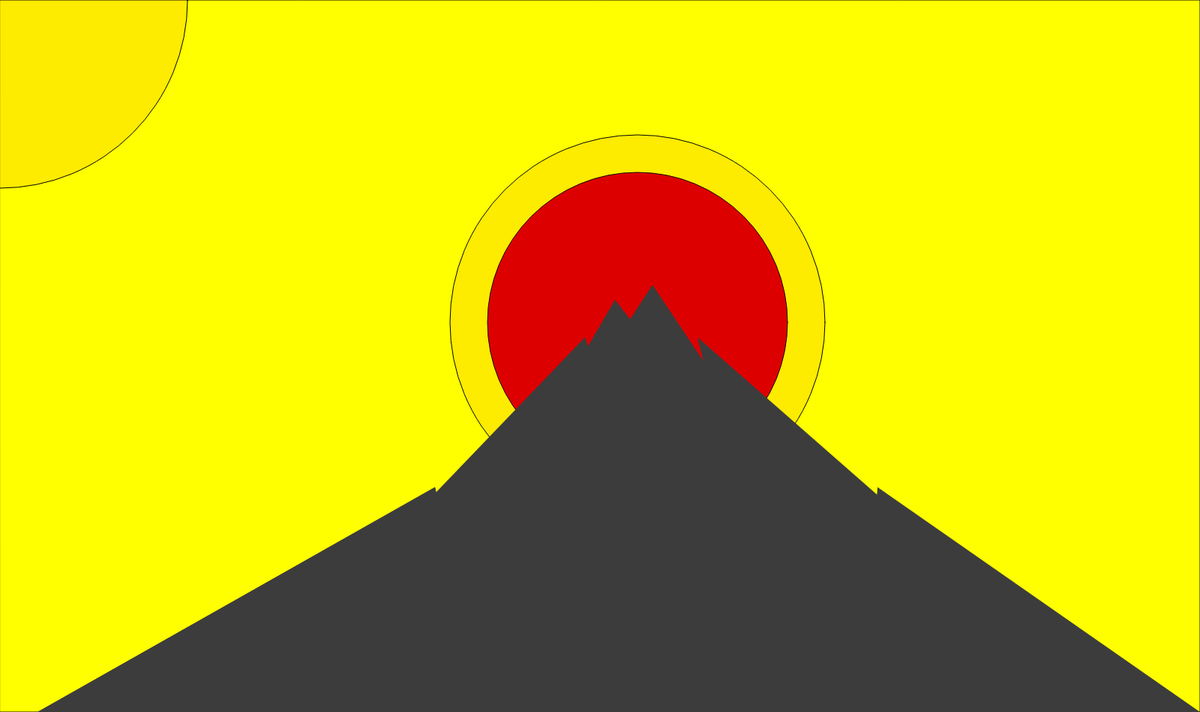
Frame 1 (no input)
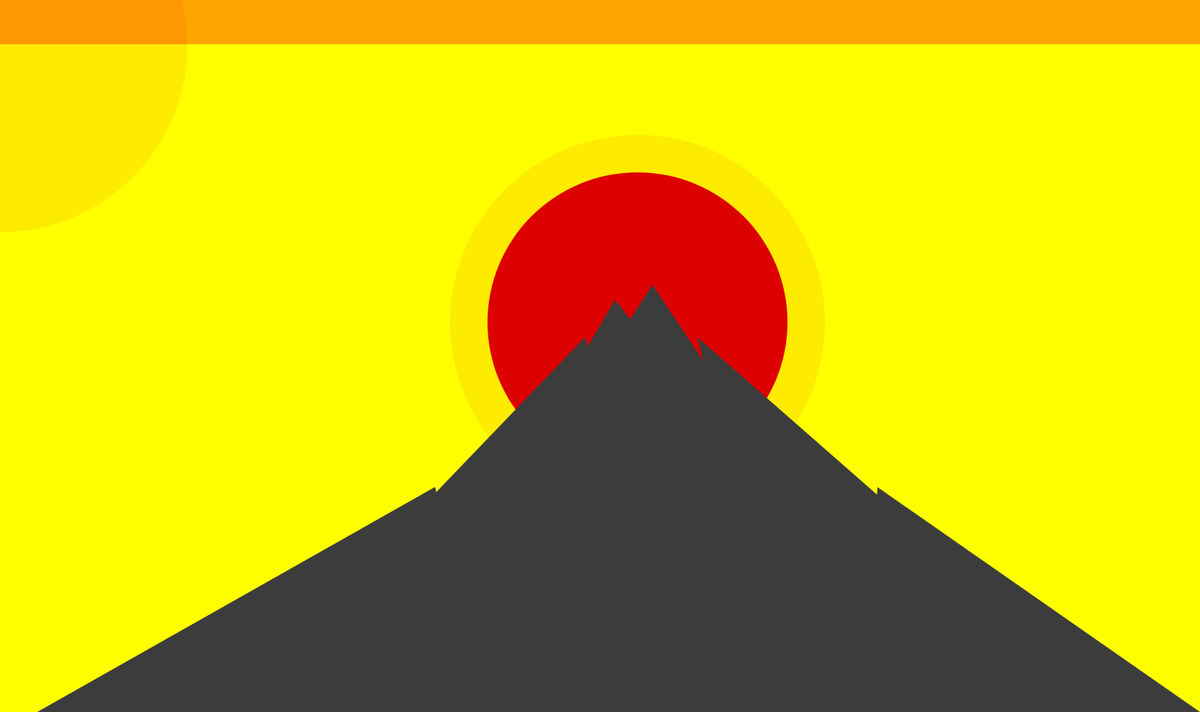
Frame 60 (no input)
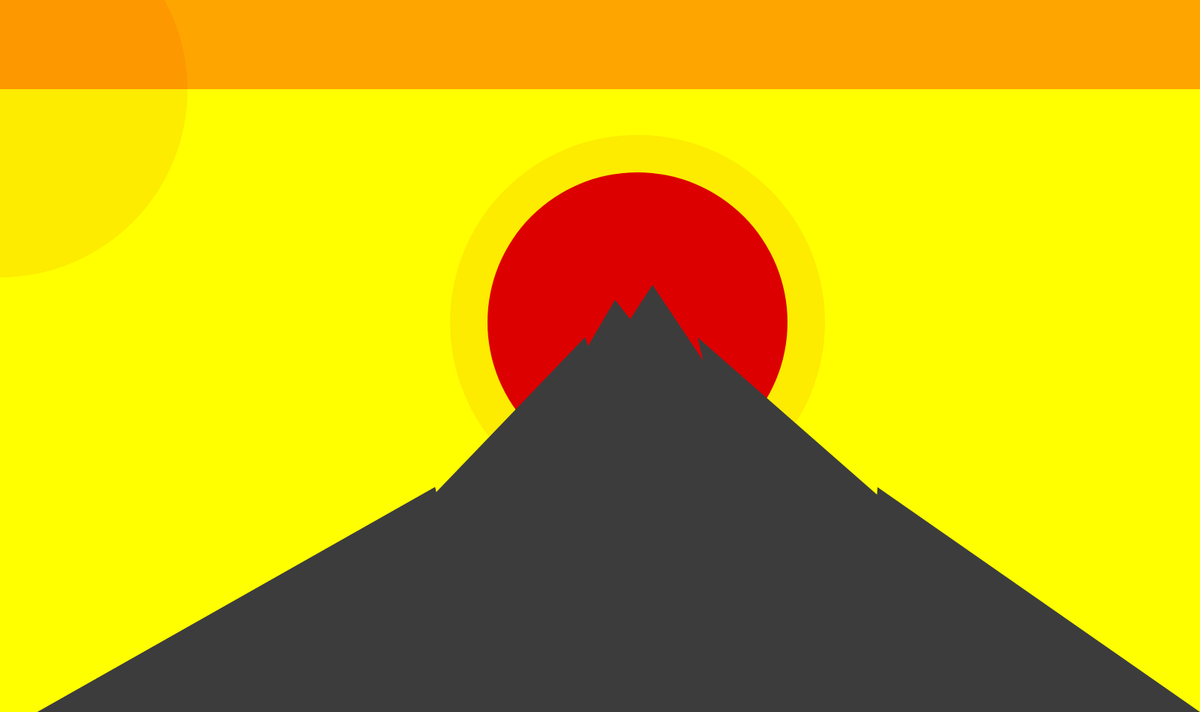
Frame 120 (the mouse pressed at the canvas centre since frame 60)

The p5.js sketch that drew these frames (run headless with seeded random() and noise() and a simulated clock; from frame 60 on, the mouse is pressed at the canvas centre):

// p5.js sketch
// ── sketch.js
function setup() {
  createCanvas(1600, 950);
}
 let y = 0;
 let x = 0;
 let clr = 0;
function draw() {
  background(200);





  console.log(clr);
fill("orange")
rect(0,0, 1600,950);
  
fill("yellow")
rect(x,y, 1600,950);
  y = y + 1

  fill(220,0,0);
  circle(850,430,400);
  fill(230,0,0,20);
  circle(850,430,500);

  circle(x,y,500);
fill(60);
strokeWeight(0);

triangle(50,950, 650,950, 580,650)
triangle(50,950, 650,950, 580,650)
triangle(300,950, 950,950, 780,450)
triangle(500,950, 1250,950, 820,400)
triangle(1600,950, 1150,950, 1170,650)
triangle(1500,950, 1050,950, 930,450)
triangle(500,950, 1250,950, 870,380)


}
